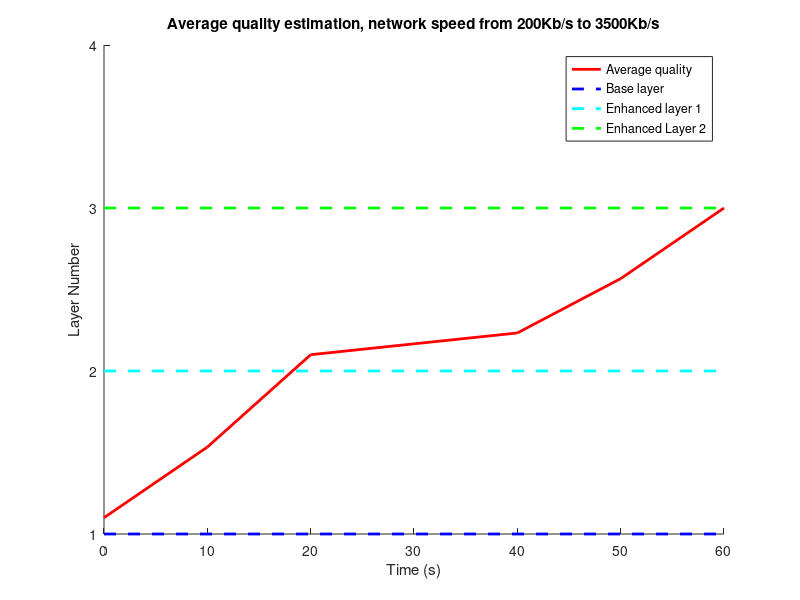

Write the MATLAB code that produced this figure.
clear all;
close all;

%%
%plot(X,Y);
%estimated values of BW


y=[
1.1
1.53333
2.1
2.16666
2.233333
2.566666
3
];

hold on
%threshold_values=[0 198 1470 3101];
time_slot=[
0
10
20
30
40
50
60
];

line(time_slot,y,'Linewidth',2,'Color',[1 0 0]);
%line(x_4,y_4,'Color','k','Linewidth',2);
ylim([1 4])
line([0 60],[1 1],'LineStyle','--','Linewidth',2,'Color','b');
line([0 60],[2 2],'LineStyle','--','Linewidth',2,'Color','c');
line([0 60],[3 3],'LineStyle','--','Linewidth',2,'Color','g');
title('Average quality estimation, network speed from 200Kb/s to 3500Kb/s');
xlabel('Time (s)');
ylabel('Layer Number');
set(gca,'ytick', [1 2 3 4]);
legend('Average quality','Base layer','Enhanced layer 1','Enhanced Layer 2');

%%